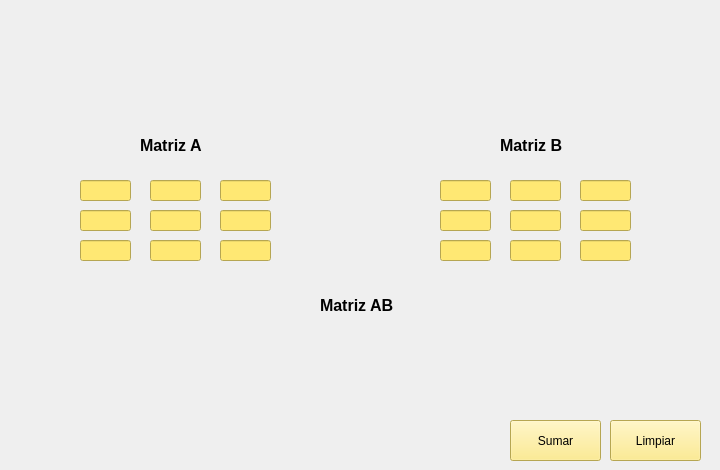
   <widget class="QWidget" name="tab">
    <attribute name="title">
     <string>Suma</string>
    </attribute>
    <widget class="QLineEdit" name="txt_A00">
     <property name="geometry">
      <rect>
       <x>80</x>
       <y>180</y>
       <width>51</width>
       <height>21</height>
      </rect>
     </property>
     <property name="styleSheet">
      <string notr="true">background-color: rgb(255, 232, 115);
color: rgb(0, 0, 0);</string>
     </property>
    </widget>
    <widget class="QPushButton" name="btn_Limpiar">
     <property name="geometry">
      <rect>
       <x>610</x>
       <y>420</y>
       <width>91</width>
       <height>41</height>
      </rect>
     </property>
     <property name="styleSheet">
      <string notr="true">background-color: rgb(255, 232, 115);
color: rgb(0, 0, 0);</string>
     </property>
     <property name="text">
      <string>Limpiar</string>
     </property>
    </widget>
    <widget class="QLabel" name="label_5">
     <property name="geometry">
      <rect>
       <x>140</x>
       <y>130</y>
       <width>81</width>
       <height>31</height>
      </rect>
     </property>
     <property name="font">
      <font>
       <pointsize>12</pointsize>
       <bold>true</bold>
      </font>
     </property>
     <property name="text">
      <string>Matriz A </string>
     </property>
    </widget>
    <widget class="QLineEdit" name="txt_A01">
     <property name="geometry">
      <rect>
       <x>150</x>
       <y>180</y>
       <width>51</width>
       <height>21</height>
      </rect>
     </property>
     <property name="styleSheet">
      <string notr="true">background-color: rgb(255, 232, 115);
color: rgb(0, 0, 0);</string>
     </property>
    </widget>
    <widget class="QLineEdit" name="txt_A02">
     <property name="geometry">
      <rect>
       <x>220</x>
       <y>180</y>
       <width>51</width>
       <height>21</height>
      </rect>
     </property>
     <property name="styleSheet">
      <string notr="true">background-color: rgb(255, 232, 115);
color: rgb(0, 0, 0);</string>
     </property>
    </widget>
    <widget class="QLineEdit" name="txt_A12">
     <property name="geometry">
      <rect>
       <x>220</x>
       <y>210</y>
       <width>51</width>
       <height>21</height>
      </rect>
     </property>
     <property name="styleSheet">
      <string notr="true">background-color: rgb(255, 232, 115);
color: rgb(0, 0, 0);</string>
     </property>
    </widget>
    <widget class="QLineEdit" name="txt_A11">
     <property name="geometry">
      <rect>
       <x>150</x>
       <y>210</y>
       <width>51</width>
       <height>21</height>
      </rect>
     </property>
     <property name="styleSheet">
      <string notr="true">background-color: rgb(255, 232, 115);
color: rgb(0, 0, 0);</string>
     </property>
    </widget>
    <widget class="QLineEdit" name="txt_A10">
     <property name="geometry">
      <rect>
       <x>80</x>
       <y>210</y>
       <width>51</width>
       <height>21</height>
      </rect>
     </property>
     <property name="styleSheet">
      <string notr="true">background-color: rgb(255, 232, 115);
color: rgb(0, 0, 0);</string>
     </property>
    </widget>
    <widget class="QLineEdit" name="txt_A22">
     <property name="geometry">
      <rect>
       <x>220</x>
       <y>240</y>
       <width>51</width>
       <height>21</height>
      </rect>
     </property>
     <property name="styleSheet">
      <string notr="true">background-color: rgb(255, 232, 115);
color: rgb(0, 0, 0);</string>
     </property>
    </widget>
    <widget class="QLineEdit" name="txt_A21">
     <property name="geometry">
      <rect>
       <x>150</x>
       <y>240</y>
       <width>51</width>
       <height>21</height>
      </rect>
     </property>
     <property name="styleSheet">
      <string notr="true">background-color: rgb(255, 232, 115);
color: rgb(0, 0, 0);</string>
     </property>
    </widget>
    <widget class="QLineEdit" name="txt_A20">
     <property name="geometry">
      <rect>
       <x>80</x>
       <y>240</y>
       <width>51</width>
       <height>21</height>
      </rect>
     </property>
     <property name="styleSheet">
      <string notr="true">background-color: rgb(255, 232, 115);
color: rgb(0, 0, 0);</string>
     </property>
    </widget>
    <widget class="QLineEdit" name="txt_B22">
     <property name="geometry">
      <rect>
       <x>580</x>
       <y>240</y>
       <width>51</width>
       <height>21</height>
      </rect>
     </property>
     <property name="styleSheet">
      <string notr="true">background-color: rgb(255, 232, 115);
color: rgb(0, 0, 0);</string>
     </property>
    </widget>
    <widget class="QLineEdit" name="txt_B20">
     <property name="geometry">
      <rect>
       <x>440</x>
       <y>240</y>
       <width>51</width>
       <height>21</height>
      </rect>
     </property>
     <property name="styleSheet">
      <string notr="true">background-color: rgb(255, 232, 115);
color: rgb(0, 0, 0);</string>
     </property>
    </widget>
    <widget class="QLineEdit" name="txt_B12">
     <property name="geometry">
      <rect>
       <x>580</x>
       <y>210</y>
       <width>51</width>
       <height>21</height>
      </rect>
     </property>
     <property name="styleSheet">
      <string notr="true">background-color: rgb(255, 232, 115);
color: rgb(0, 0, 0);</string>
     </property>
    </widget>
    <widget class="QLabel" name="label_6">
     <property name="geometry">
      <rect>
       <x>500</x>
       <y>130</y>
       <width>81</width>
       <height>31</height>
      </rect>
     </property>
     <property name="font">
      <font>
       <pointsize>12</pointsize>
       <bold>true</bold>
      </font>
     </property>
     <property name="text">
      <string>Matriz B</string>
     </property>
    </widget>
    <widget class="QLineEdit" name="txt_B02">
     <property name="geometry">
      <rect>
       <x>580</x>
       <y>180</y>
       <width>51</width>
       <height>21</height>
      </rect>
     </property>
     <property name="styleSheet">
      <string notr="true">background-color: rgb(255, 232, 115);
color: rgb(0, 0, 0);</string>
     </property>
    </widget>
    <widget class="QLineEdit" name="txt_B01">
     <property name="geometry">
      <rect>
       <x>510</x>
       <y>180</y>
       <width>51</width>
       <height>21</height>
      </rect>
     </property>
     <property name="styleSheet">
      <string notr="true">background-color: rgb(255, 232, 115);
color: rgb(0, 0, 0);</string>
     </property>
    </widget>
    <widget class="QLineEdit" name="txt_B10">
     <property name="geometry">
      <rect>
       <x>440</x>
       <y>210</y>
       <width>51</width>
       <height>21</height>
      </rect>
     </property>
     <property name="styleSheet">
      <string notr="true">background-color: rgb(255, 232, 115);
color: rgb(0, 0, 0);</string>
     </property>
    </widget>
    <widget class="QLineEdit" name="txt_B21">
     <property name="geometry">
      <rect>
       <x>510</x>
       <y>240</y>
       <width>51</width>
       <height>21</height>
      </rect>
     </property>
     <property name="styleSheet">
      <string notr="true">background-color: rgb(255, 232, 115);
color: rgb(0, 0, 0);</string>
     </property>
    </widget>
    <widget class="QLineEdit" name="txt_B00">
     <property name="geometry">
      <rect>
       <x>440</x>
       <y>180</y>
       <width>51</width>
       <height>21</height>
      </rect>
     </property>
     <property name="styleSheet">
      <string notr="true">background-color: rgb(255, 232, 115);
color: rgb(0, 0, 0);</string>
     </property>
    </widget>
    <widget class="QLineEdit" name="txt_B11">
     <property name="geometry">
      <rect>
       <x>510</x>
       <y>210</y>
       <width>51</width>
       <height>21</height>
      </rect>
     </property>
     <property name="styleSheet">
      <string notr="true">background-color: rgb(255, 232, 115);
color: rgb(0, 0, 0);</string>
     </property>
    </widget>
    <widget class="QLabel" name="label_7">
     <property name="geometry">
      <rect>
       <x>320</x>
       <y>290</y>
       <width>81</width>
       <height>31</height>
      </rect>
     </property>
     <property name="font">
      <font>
       <pointsize>12</pointsize>
       <bold>true</bold>
      </font>
     </property>
     <property name="text">
      <string>Matriz AB </string>
     </property>
    </widget>
    <widget class="QLabel" name="lbl_AB00">
     <property name="geometry">
      <rect>
       <x>260</x>
       <y>330</y>
       <width>61</width>
       <height>16</height>
      </rect>
     </property>
     <property name="font">
      <font>
       <pointsize>10</pointsize>
       <bold>true</bold>
      </font>
     </property>
     <property name="text">
      <string/>
     </property>
    </widget>
    <widget class="QLabel" name="lbl_AB01">
     <property name="geometry">
      <rect>
       <x>330</x>
       <y>330</y>
       <width>61</width>
       <height>16</height>
      </rect>
     </property>
     <property name="font">
      <font>
       <pointsize>10</pointsize>
       <bold>true</bold>
      </font>
     </property>
     <property name="text">
      <string/>
     </property>
    </widget>
    <widget class="QLabel" name="lbl_AB02">
     <property name="geometry">
      <rect>
       <x>400</x>
       <y>330</y>
       <width>61</width>
       <height>16</height>
      </rect>
     </property>
     <property name="font">
      <font>
       <pointsize>10</pointsize>
       <bold>true</bold>
      </font>
     </property>
     <property name="text">
      <string/>
     </property>
    </widget>
    <widget class="QLabel" name="lbl_AB10">
     <property name="geometry">
      <rect>
       <x>260</x>
       <y>360</y>
       <width>61</width>
       <height>16</height>
      </rect>
     </property>
     <property name="font">
      <font>
       <pointsize>10</pointsize>
       <bold>true</bold>
      </font>
     </property>
     <property name="text">
      <string/>
     </property>
    </widget>
    <widget class="QLabel" name="lbl_AB11">
     <property name="geometry">
      <rect>
       <x>330</x>
       <y>360</y>
       <width>61</width>
       <height>16</height>
      </rect>
     </property>
     <property name="font">
      <font>
       <pointsize>10</pointsize>
       <bold>true</bold>
      </font>
     </property>
     <property name="text">
      <string/>
     </property>
    </widget>
    <widget class="QLabel" name="lbl_AB12">
     <property name="geometry">
      <rect>
       <x>400</x>
       <y>360</y>
       <width>61</width>
       <height>16</height>
      </rect>
     </property>
     <property name="font">
      <font>
       <pointsize>10</pointsize>
       <bold>true</bold>
      </font>
     </property>
     <property name="text">
      <string/>
     </property>
    </widget>
    <widget class="QLabel" name="lbl_AB20">
     <property name="geometry">
      <rect>
       <x>260</x>
       <y>390</y>
       <width>61</width>
       <height>16</height>
      </rect>
     </property>
     <property name="font">
      <font>
       <pointsize>10</pointsize>
       <bold>true</bold>
      </font>
     </property>
     <property name="text">
      <string/>
     </property>
    </widget>
    <widget class="QLabel" name="lbl_AB21">
     <property name="geometry">
      <rect>
       <x>330</x>
       <y>390</y>
       <width>61</width>
       <height>16</height>
      </rect>
     </property>
     <property name="font">
      <font>
       <pointsize>10</pointsize>
       <bold>true</bold>
      </font>
     </property>
     <property name="text">
      <string/>
     </property>
    </widget>
    <widget class="QLabel" name="lbl_AB22">
     <property name="geometry">
      <rect>
       <x>400</x>
       <y>390</y>
       <width>61</width>
       <height>16</height>
      </rect>
     </property>
     <property name="font">
      <font>
       <pointsize>10</pointsize>
       <bold>true</bold>
      </font>
     </property>
     <property name="text">
      <string/>
     </property>
    </widget>
    <widget class="QPushButton" name="btn_Sumar">
     <property name="geometry">
      <rect>
       <x>510</x>
       <y>420</y>
       <width>91</width>
       <height>41</height>
      </rect>
     </property>
     <property name="styleSheet">
      <string notr="true">background-color: rgb(255, 232, 115);
color: rgb(0, 0, 0);</string>
     </property>
     <property name="text">
      <string>Sumar</string>
     </property>
    </widget>
    <widget class="QLabel" name="label_8">
     <property name="geometry">
      <rect>
       <x>20</x>
       <y>20</y>
       <width>651</width>
       <height>81</height>
      </rect>
     </property>
     <property name="text">
      <string/>
     </property>
     <property name="pixmap">
      <pixmap>Diseño sin título.png</pixmap>
     </property>
    </widget>
    <widget class="QLabel" name="label_13">
     <property name="geometry">
      <rect>
       <x>280</x>
       <y>160</y>
       <width>61</width>
       <height>111</height>
      </rect>
     </property>
     <property name="layoutDirection">
      <enum>Qt::RightToLeft</enum>
     </property>
     <property name="text">
      <string/>
     </property>
     <property name="textFormat">
      <enum>Qt::AutoText</enum>
     </property>
     <property name="pixmap">
      <pixmap>cerrar-parentesis.png</pixmap>
     </property>
    </widget>
    <widget class="QLabel" name="label_14">
     <property name="geometry">
      <rect>
       <x>-20</x>
       <y>160</y>
       <width>81</width>
       <height>111</height>
      </rect>
     </property>
     <property name="layoutDirection">
      <enum>Qt::LeftToRight</enum>
     </property>
     <property name="text">
      <string/>
     </property>
     <property name="pixmap">
      <pixmap>cerrar-parentesi.png</pixmap>
     </property>
    </widget>
    <widget class="QLabel" name="label_15">
     <property name="geometry">
      <rect>
       <x>350</x>
       <y>160</y>
       <width>81</width>
       <height>111</height>
      </rect>
     </property>
     <property name="layoutDirection">
      <enum>Qt::LeftToRight</enum>
     </property>
     <property name="text">
      <string/>
     </property>
     <property name="pixmap">
      <pixmap>cerrar-parentesi.png</pixmap>
     </property>
    </widget>
    <widget class="QLabel" name="label_16">
     <property name="geometry">
      <rect>
       <x>650</x>
       <y>160</y>
       <width>61</width>
       <height>111</height>
      </rect>
     </property>
     <property name="layoutDirection">
      <enum>Qt::RightToLeft</enum>
     </property>
     <property name="text">
      <string/>
     </property>
     <property name="textFormat">
      <enum>Qt::AutoText</enum>
     </property>
     <property name="pixmap">
      <pixmap>cerrar-parentesis.png</pixmap>
     </property>
    </widget>
    <widget class="QLabel" name="label_17">
     <property name="geometry">
      <rect>
       <x>170</x>
       <y>310</y>
       <width>81</width>
       <height>111</height>
      </rect>
     </property>
     <property name="layoutDirection">
      <enum>Qt::LeftToRight</enum>
     </property>
     <property name="text">
      <string/>
     </property>
     <property name="pixmap">
      <pixmap>cerrar-parentesi.png</pixmap>
     </property>
    </widget>
    <widget class="QLabel" name="label_18">
     <property name="geometry">
      <rect>
       <x>470</x>
       <y>310</y>
       <width>61</width>
       <height>111</height>
      </rect>
     </property>
     <property name="layoutDirection">
      <enum>Qt::RightToLeft</enum>
     </property>
     <property name="text">
      <string/>
     </property>
     <property name="textFormat">
      <enum>Qt::AutoText</enum>
     </property>
     <property name="pixmap">
      <pixmap>cerrar-parentesis.png</pixmap>
     </property>
    </widget>
    <widget class="QLabel" name="label_19">
     <property name="geometry">
      <rect>
       <x>320</x>
       <y>180</y>
       <width>71</width>
       <height>71</height>
      </rect>
     </property>
     <property name="text">
      <string/>
     </property>
     <property name="pixmap">
      <pixmap>mas.png</pixmap>
     </property>
    </widget>
   </widget>
